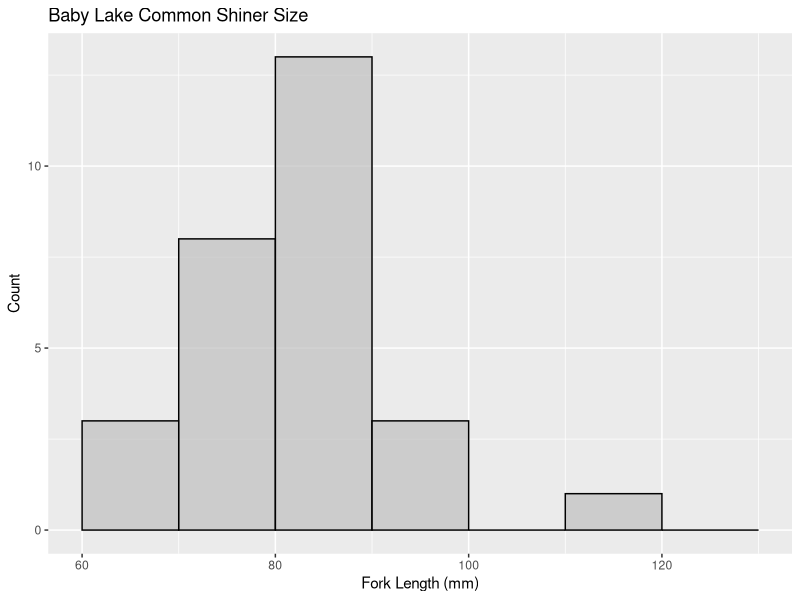
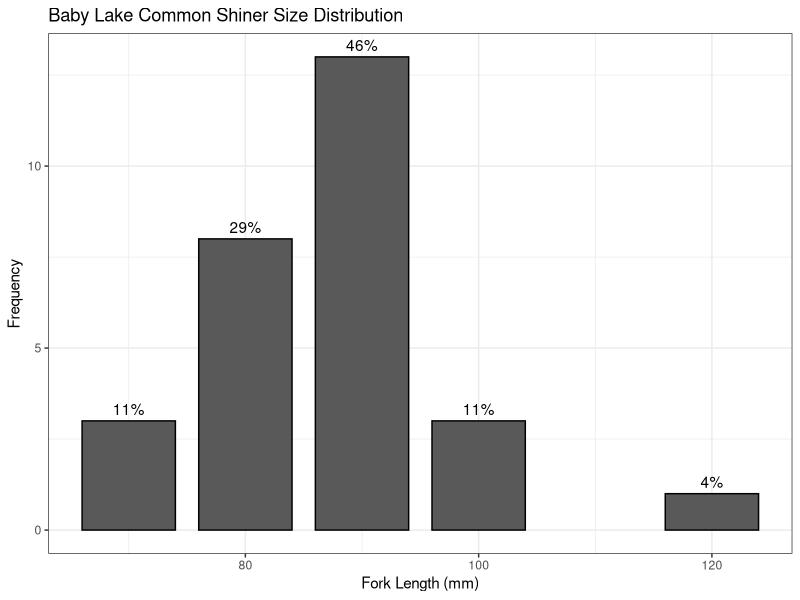
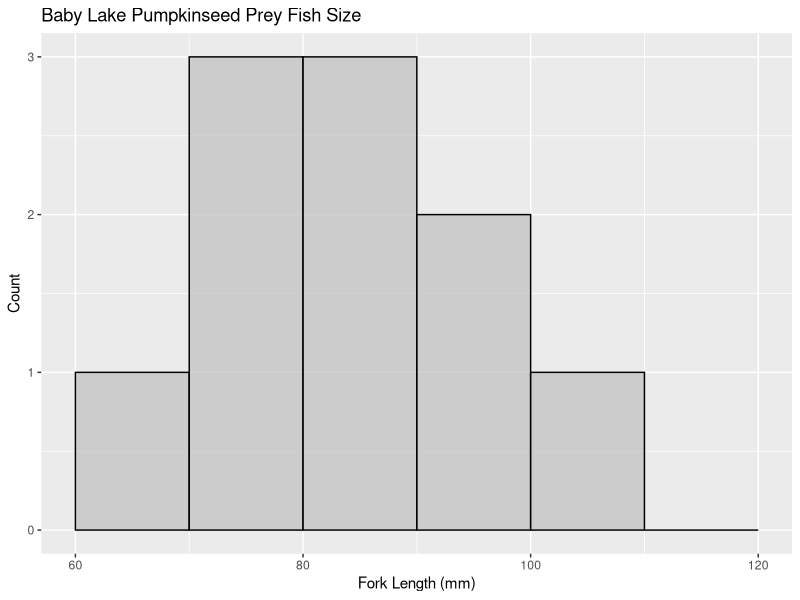
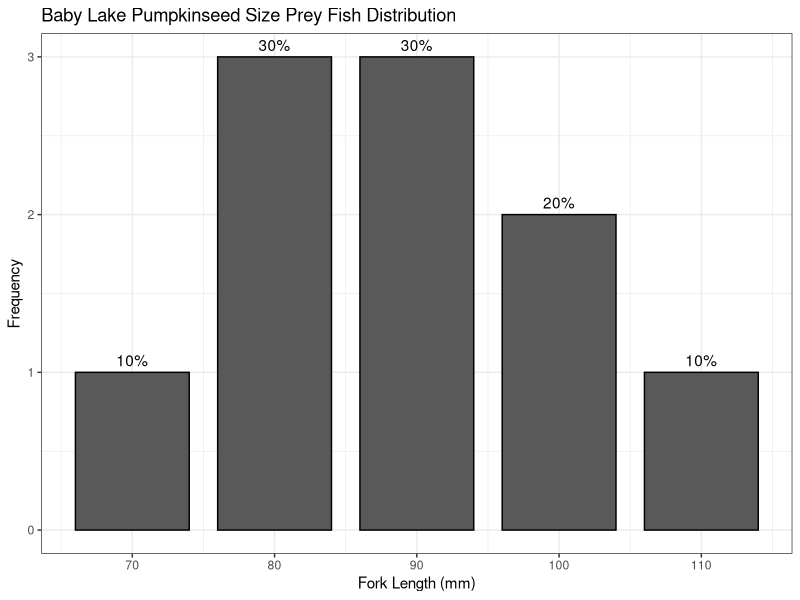
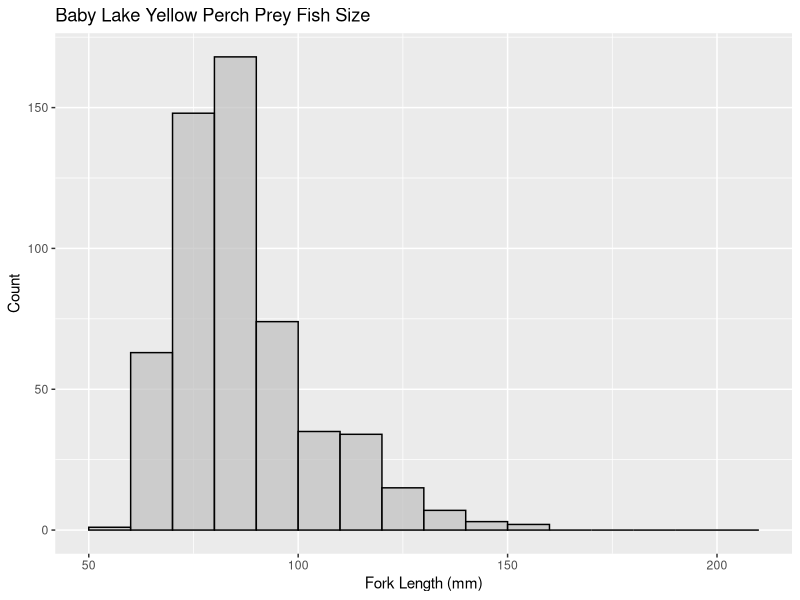
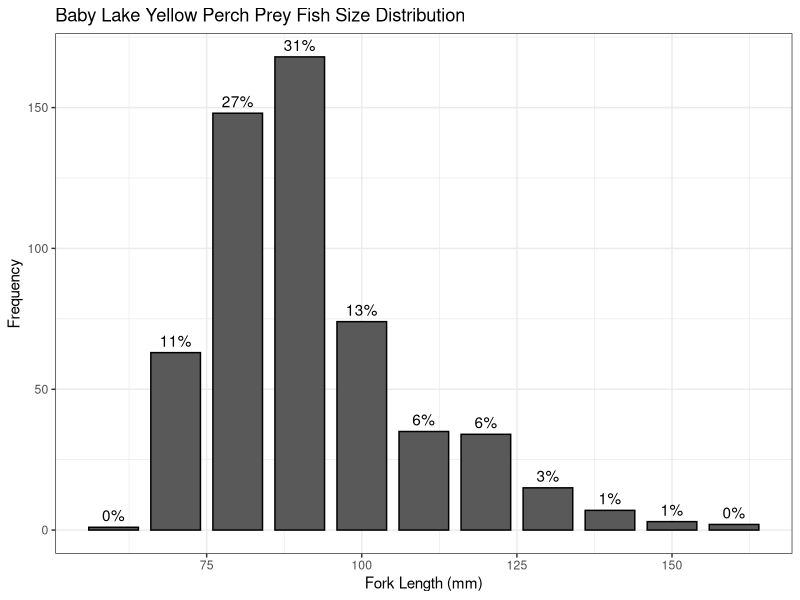
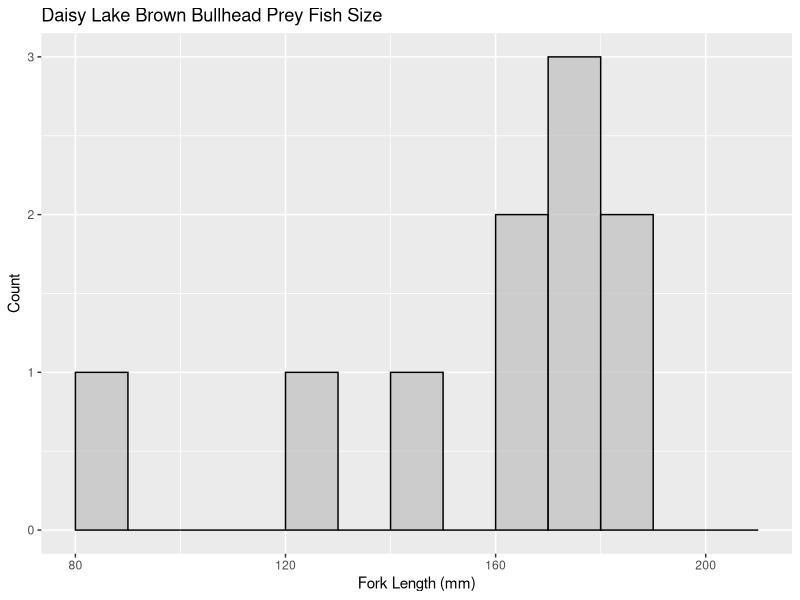
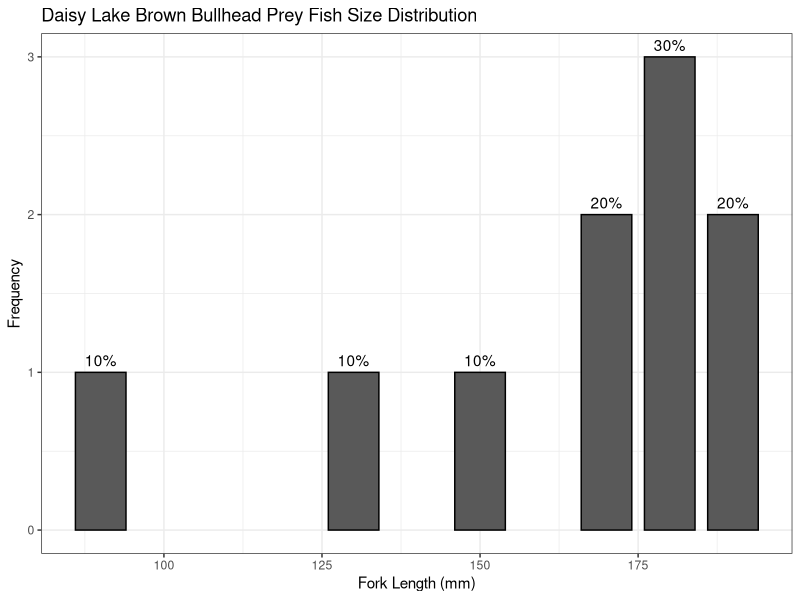

The R source for these figures, in order:
## ---- chunk 1
knitr::opts_chunk$set(echo = TRUE)
## ---- chunk 2
library(tidyverse)
library(readr)

data <- read_csv("../data/studylakes_catchdata.csv")
data <- data[c(-20,-21,-22)]

## ---- chunk 3

preyfish <- subset(data, data$FLEN<200)

## ---- chunk 4

babyprey <- subset(preyfish, preyfish$FK_Survey_ID == "11")

##Subset by species w/ more than 10 samples - aka where we have to select on the gradient
#Common Shiner
baby_comshin <- subset(babyprey, babyprey$`Species code` == "198")
baby_comshin_freq<- plyr::count(baby_comshin, "FLEN")
# Counts the number of observations according to FLEN
baby_comshin_freq$freqlbls <- as.character(baby_comshin_freq$freq)
# Calculating percent in each size class
baby_comshin_freq$pct <- round(baby_comshin_freq$freq/sum(baby_comshin_freq$freq)*100)
baby_comshin_freq$pctlbls <- as.character(baby_comshin_freq$pct)
# Adding % to the labels
baby_comshin_freq$pctlbls <- paste(baby_comshin_freq$pctlbls,"%",sep="")

#Pumpkinseed
baby_pseed <- subset(babyprey, babyprey$`Species code` == "313")
baby_pseed_freq<- plyr::count(baby_pseed, "FLEN")
baby_pseed_freq$freqlbls <- as.character(baby_pseed_freq$freq)
baby_pseed_freq$pct <- round(baby_pseed_freq$freq/sum(baby_pseed_freq$freq)*100)
baby_pseed_freq$pctlbls <- as.character(baby_pseed_freq$pct)
baby_pseed_freq$pctlbls <- paste(baby_pseed_freq$pctlbls,"%",sep="")

#Yellow Perch
baby_perch <- subset(babyprey, babyprey$`Species code` == "331")
baby_perch_freq<- plyr::count(baby_perch, "FLEN")
baby_perch_freq$freqlbls <- as.character(baby_perch_freq$freq)
baby_perch_freq$pct <- round(baby_perch_freq$freq/sum(baby_perch_freq$freq)*100)
baby_perch_freq$pctlbls <- as.character(baby_perch_freq$pct)
baby_perch_freq$pctlbls <- paste(baby_perch_freq$pctlbls,"%",sep="")

## ---- chunk 5
##Size histogram
ggplot(data = baby_comshin, aes(FLEN)) + 
  geom_histogram(breaks=seq(60, 130, by = 10), 
                 col="black", 
                 fill="grey", 
                 alpha = .7) + 
  labs(title="Baby Lake Common Shiner Size", x="Fork Length (mm)", y="Count")

##Size histogram w/ percent labels
ggplot(data=baby_comshin_freq, aes(x=FLEN, y=freq))+
  geom_bar(stat="identity",width=8, colour = "black")+
  xlab("Fork Length (mm)")+
  ylab("Frequency")+
  ggtitle("Baby Lake Common Shiner Size Distribution")+
  scale_y_continuous()+
  scale_x_continuous()+
  geom_text(aes(label=pctlbls), vjust=-0.5)+
  theme_bw()

## ---- chunk 6
##Size histogram
ggplot(data = baby_pseed, aes(FLEN)) + 
  geom_histogram(breaks=seq(60, 120, by = 10), 
                 col="black", 
                 fill="grey", 
                 alpha = .7) + 
  labs(title="Baby Lake Pumpkinseed Prey Fish Size", x="Fork Length (mm)", y="Count")

##Size histogram w/ percent labels
ggplot(data=baby_pseed_freq, aes(x=FLEN, y=freq))+
  geom_bar(stat="identity",width=8, colour = "black")+
  xlab("Fork Length (mm)")+
  ylab("Frequency")+
  ggtitle("Baby Lake Pumpkinseed Size Prey Fish Distribution")+
  scale_y_continuous()+
  scale_x_continuous()+
  geom_text(aes(label=pctlbls), vjust=-0.5)+
  theme_bw()

## ---- chunk 7
##Size histogram
ggplot(data = baby_perch, aes(FLEN)) + 
  geom_histogram(breaks=seq(50, 210, by = 10), 
                 col="black", 
                 fill="grey", 
                 alpha = .7) + 
  labs(title="Baby Lake Yellow Perch Prey Fish Size", x="Fork Length (mm)", y="Count")

##Size histogram w/ percent labels
ggplot(data=baby_perch_freq, aes(x=FLEN, y=freq))+
  geom_bar(stat="identity",width=8, colour = "black")+
  xlab("Fork Length (mm)")+
  ylab("Frequency")+
  ggtitle("Baby Lake Yellow Perch Prey Fish Size Distribution")+
  scale_y_continuous()+
  scale_x_continuous()+
  geom_text(aes(label=pctlbls), vjust=-0.5)+
  theme_bw()

## ---- chunk 8

daisyprey <- subset(preyfish, preyfish$FK_Survey_ID == "14")

##Subset by species w/ more than 10 samples - aka where we have to select on the gradient
# Brown Bullhead
daisy_bbull <- subset(daisyprey, daisyprey$`Species code` == "233")
daisy_bbull_freq<- plyr::count(daisy_bbull, "FLEN")
daisy_bbull_freq$freqlbls <- as.character(daisy_bbull_freq$freq)
daisy_bbull_freq$pct <- round(daisy_bbull_freq$freq/sum(daisy_bbull_freq$freq)*100)
daisy_bbull_freq$pctlbls <- as.character(daisy_bbull_freq$pct)
daisy_bbull_freq$pctlbls <- paste(daisy_bbull_freq$pctlbls,"%",sep="")

# Smallmouth Bass
daisy_smb <- subset(daisyprey, daisyprey$`Species code` == "316")
daisy_smb_freq<- plyr::count(daisy_smb, "FLEN")
daisy_smb_freq$freqlbls <- as.character(daisy_smb_freq$freq)
daisy_smb_freq$pct <- round(daisy_smb_freq$freq/sum(daisy_smb_freq$freq)*100)
daisy_smb_freq$pctlbls <- as.character(daisy_smb_freq$pct)
daisy_smb_freq$pctlbls <- paste(daisy_smb_freq$pctlbls,"%",sep="")

# Yellow Perch
daisy_perch <- subset(daisyprey, daisyprey$`Species code` == "331")
daisy_perch_freq<- plyr::count(baby_perch, "FLEN")
daisy_perch_freq$freqlbls <- as.character(daisy_perch_freq$freq)
daisy_perch_freq$pct <- round(daisy_perch_freq$freq/sum(daisy_perch_freq$freq)*100)
daisy_perch_freq$pctlbls <- as.character(daisy_perch_freq$pct)
daisy_perch_freq$pctlbls <- paste(daisy_perch_freq$pctlbls,"%",sep="")

## ---- chunk 9
##Size histogram
ggplot(data = daisy_bbull, aes(FLEN)) + 
  geom_histogram(breaks=seq(80, 210, by = 10), 
                 col="black", 
                 fill="grey", 
                 alpha = .7) + 
  labs(title="Daisy Lake Brown Bullhead Prey Fish Size", x="Fork Length (mm)", y="Count")

##Size histogram w/ percent labels
ggplot(data=daisy_bbull_freq, aes(x=FLEN, y=freq))+
  geom_bar(stat="identity",width=8, colour = "black")+
  xlab("Fork Length (mm)")+
  ylab("Frequency")+
  ggtitle("Daisy Lake Brown Bullhead Prey Fish Size Distribution")+
  scale_y_continuous()+
  scale_x_continuous()+
  geom_text(aes(label=pctlbls), vjust=-0.5)+
  theme_bw()

## ---- chunk 10
##Size histogram
ggplot(data = daisy_smb, aes(FLEN)) + 
  geom_histogram(breaks=seq(100, 210, by = 10), 
                 col="black", 
                 fill="grey", 
                 alpha = .7) + 
  labs(title="Daisy Lake Smallmouth Bass Prey Fish Size", x="Fork Length (mm)", y="Count")

##Size histogram w/ percent labels
ggplot(data=daisy_smb_freq, aes(x=FLEN, y=freq))+
  geom_bar(stat="identity",width=8, colour = "black")+
  xlab("Fork Length (mm)")+
  ylab("Frequency")+
  ggtitle("Daisy Lake Smallmouth Bass Prey Fish Size Distribution")+
  scale_y_continuous()+
  scale_x_continuous()+
  geom_text(aes(label=pctlbls), vjust=-0.5)+
  theme_bw()

## ---- chunk 11
##Size histogram
ggplot(data = daisy_perch, aes(FLEN)) + 
  geom_histogram(breaks=seq(30, 180, by = 10), 
                 col="black", 
                 fill="grey", 
                 alpha = .7) + 
  labs(title="Daisy Lake Yellow Perch Prey Fish Size", x="Fork Length (mm)", y="Count")

##Size histogram w/ percent labels
ggplot(data=daisy_perch_freq, aes(x=FLEN, y=freq))+
  geom_bar(stat="identity",width=8, colour = "black")+
  xlab("Fork Length (mm)")+
  ylab("Frequency")+
  ggtitle("Daisy Lake Yellow Perch Prey Fish Size Distribution")+
  scale_y_continuous()+
  scale_x_continuous()+
  geom_text(aes(label=pctlbls), vjust=-0.5)+
  theme_bw()

